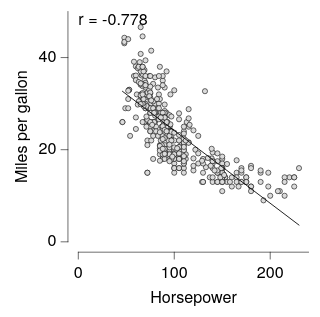

The Vega-Lite source for this figure:
### Vega-Lite specification from a JSON file in a GitHub repository (floating-point values rounded to 4 significant figures; data arrays with more than 128 entries replaced by an {"elided": "..."} marker saying what was removed)
{"background": null, "config": {"arc": {"fill": "#DBDBDB", "fillOpacity": 1.0, "innerRadius": 25.0, "padAngle": 0.03, "stroke": "black", "strokeOpacity": 1, "strokeWidth": 0.25}, "area": {"fill": "#DBDBDB", "fillOpacity": 1.0, "stroke": "black", "strokeOpacity": 1, "strokeWidth": 0.25}, "axis": {"domain": true, "domainCap": "round", "domainColor": "black", "domainWidth": 0.25, "grid": false, "gridCap": "round", "gridColor": "#F1F1F1", "gridDash": [0, 0], "gridOpacity": 1.0, "gridWidth": 0.25, "labelColor": "black", "labelFont": "HelveticaNeue", "labelFontSize": 7, "labelFontStyle": "normal", "labelFontWeight": 400, "offset": 4.5, "ticks": true, "tickCap": "round", "tickColor": "black", "tickRound": false, "tickSize": 3, "tickWidth": 0.25, "titleColor": "black", "titleFont": "HelveticaNeue", "titleFontSize": 7, "titleFontStyle": "normal", "titleFontWeight": 400}, "axisX": {"domain": true, "labelAlign": "center", "labelAngle": 0, "labels": true, "ticks": true, "translate": 0}, "axisY": {"domain": true, "labelAlign": "right", "labelAngle": 0, "labels": true, "ticks": true, "translate": 0}, "axisRight": {"domain": true, "labelAlign": "left", "labelAngle": 0, "labels": true, "ticks": true, "translate": 0}, "axisTop": {"domain": true, "labelAlign": "center", "labelAngle": 0, "labels": true, "ticks": true, "translate": 0}, "axisBand": {"tickOffset": 0}, "bar": {"fill": "#DBDBDB", "fillOpacity": 1.0, "stroke": "black", "strokeOpacity": 1, "strokeWidth": 0.25}, "boxplot": {"size": 9.0, "ticks": {"cornerRadius": 0.25, "fill": "black", "size": 4.5, "thickness": 0.25}, "box": {"fillOpacity": 1.0, "stroke": "black", "strokeOpacity": 1, "strokeWidth": 0.25}, "median": {"fill": "black", "fillOpacity": 1.0, "size": 9.0, "thickness": 0.25}, "rule": {"fill": "black", "fillOpacity": 1.0, "size": 10.0, "stroke": "black", "strokeDash": [0, 0], "strokeOpacity": 1, "strokeWidth": 0.25}, "outliers": {"color": "black", "fill": "black", "fillOpacity": 1.0, "size": 0, "stroke": "black", "strokeOpacity": 1, "strokeWidth": 0.25}}, "circle": {"fill": "black", "fillOpacity": 1.0, "size": 0.5, "stroke": null, "strokeOpacity": 1, "strokeWidth": 0.25}, "errorband": {"band": {"fillOpacity": 0.6, "stroke": null, "strokeWidth": 0.25, "strokeOpacity": 1}, "borders": {"opacity": 0, "strokeOpacity": 0.25, "strokeWidth": 1}}, "errorbar": {"opacity": 1, "rule": {"strokeDash": [0, 0], "strokeWidth": 0.25}, "ticks": {"color": "black", "cornerRadius": 0.125, "opacity": 1, "size": 6.0, "thickness": 0.25}, "thickness": 0.25}, "font": "HelveticaNeue", "geoshape": {"fill": "#DBDBDB", "fillOpacity": 1.0, "stroke": "black", "strokeOpacity": 1, "strokeWidth": 0.25}, "header": {"labelColor": "black", "labelFont": "HelveticaNeue", "labelFontSize": 7, "labelFontStyle": "normal", "labelFontWeight": 400, "titleColor": "black", "titleFont": "HelveticaNeue", "titleFontSize": 7, "titleFontStyle": "normal", "titleFontWeight": 400, "titlePadding": 0}, "legend": {"disable": false, "offset": 4.5, "gradientLength": 50.0, "gradientThickness": 5.0, "gradientOpacity": 1.0, "gradientStrokeColor": "black", "gradientStrokeWidth": 0.25, "labelColor": "black", "labelFont": "HelveticaNeue", "labelFontSize": 7, "labelFontStyle": "normal", "labelFontWeight": 400, "strokeColor": "black", "strokeWidth": 0, "symbolSize": 42, "symbolStrokeColor": "black", "symbolStrokeWidth": 0.25, "titleColor": "black", "titleFont": "HelveticaNeue", "titleFontSize": 7, "titleFontStyle": "normal", "titleFontWeight": 400}, "line": {"color": "black", "stroke": "black", "strokeCap": "round", "strokeDash": [0, 0], "strokeOpacity": 1, "strokeWidth": 0.375}, "point": {"filled": true, "fill": "#DBDBDB", "fillOpacity": 1.0, "size": 5.0, "stroke": "black", "strokeOpacity": 1, "strokeWidth": 0.25}, "range": {"category": ["#C6D9F1", "#F1C9CB", "#FEF0B9", "#CEE37A", "#7AA8E0", "#E589A3", "#FDDD5D", "#68B961", "#4177B1", "#C35082", "#E5C227", "#438156"], "diverging": {"scheme": ["#C35082", "#CE6D94", "#D989A7", "#E2A4BA", "#EABFCE", "#F1DBE2", "#F6F6F6", "#D7E0EB", "#B9CBE0", "#9BB6D5", "#7DA1C9", "#5F8CBD", "#4177B1"]}, "heatmap": {"scheme": ["#DFE9F7", "#C6D9F1", "#ADC8EC", "#94B8E6", "#7AA8E0", "#6097DA", "#4D87CA", "#4177B1", "#386898", "#2F597F", "#264A69", "#1D3A58"]}, "ordinal": {"scheme": ["#F1F1F1", "#DBDBDB", "#C6C6C6", "#B2B2B2", "#9D9D9D", "#898989", "#767676", "#636363", "#515151", "#404040", "#2F2F2F", "#1F1F1F"]}, "ramp": {"scheme": ["#DFE9F7", "#C6D9F1", "#ADC8EC", "#94B8E6", "#7AA8E0", "#6097DA", "#4D87CA", "#4177B1", "#386898", "#2F597F", "#264A69", "#1D3A58"]}}, "rule": {"color": "black", "stroke": "black", "strokeCap": "round", "strokeDash": [2, 2], "strokeOpacity": 1, "strokeWidth": 0.25}, "scale": {"bandPaddingInner": 0.1, "bandPaddingOuter": 0.1, "round": false}, "rect": {"fill": "#DBDBDB", "fillOpacity": 1.0, "stroke": "black", "strokeOpacity": 1, "strokeWidth": 0.25}, "square": {"fill": "#DBDBDB", "fillOpacity": 1.0, "size": 10.0, "stroke": "black", "strokeOpacity": 1, "strokeWidth": 0.25}, "text": {"color": "black", "font": "HelveticaNeue", "fontSize": 7, "fontStyle": "normal", "fontWeight": 400}, "title": {"anchor": "middle", "frame": "group", "color": "black", "font": "HelveticaNeue", "fontSize": 7, "fontStyle": "normal", "fontWeight": 400, "subtitleColor": "black", "subtitleFont": "HelveticaNeue", "subtitleFontSize": "HelveticaNeue", "subtitleFontStyle": "normal", "subtitleFontWeight": 400}, "view": {"continuousWidth": 100, "continuousHeight": 100, "discreteWidth": 100, "discreteHeight": 100, "fill": null, "stroke": null, "strokeWidth": 0.25}}, "layer": [{"data": {"name": "data-7285c4e2e195e5a75737a34913199f5f"}, "mark": {"type": "point"}, "encoding": {"x": {"field": "Horsepower", "type": "quantitative"}, "y": {"field": "Miles_per_Gallon", "title": "Miles per gallon", "type": "quantitative"}}}, {"layer": [{"data": {"name": "data-e5e41d7cdc7704607649085c2c14cc40"}, "mark": {"type": "line"}, "encoding": {"x": {"field": "Horsepower", "type": "quantitative"}, "y": {"field": "Miles_per_Gallon", "type": "quantitative"}}}, {"data": {"values": [{"__dysonsphere__": 1}]}, "mark": {"type": "text", "align": "left", "angle": 0, "baseline": "top", "dx": 0, "dy": 0, "fontSize": 7, "opacity": 1.0}, "encoding": {"text": {"value": "r = -0.778"}, "x": {"value": 0}, "y": {"value": 0}}}], "name": "__dysonsphere_289b330e0455c514_13"}], "$schema": "https://vega.github.io/schema/vega-lite/v6.4.1.json", "datasets": {"data-7285c4e2e195e5a75737a34913199f5f": {"elided": "392 records"}, "data-e5e41d7cdc7704607649085c2c14cc40": [{"Horsepower": 46.0, "Miles_per_Gallon": 32.68, "__dysonsphere__": 1}, {"Horsepower": 230.0, "Miles_per_Gallon": 3.632, "__dysonsphere__": 1}]}}
